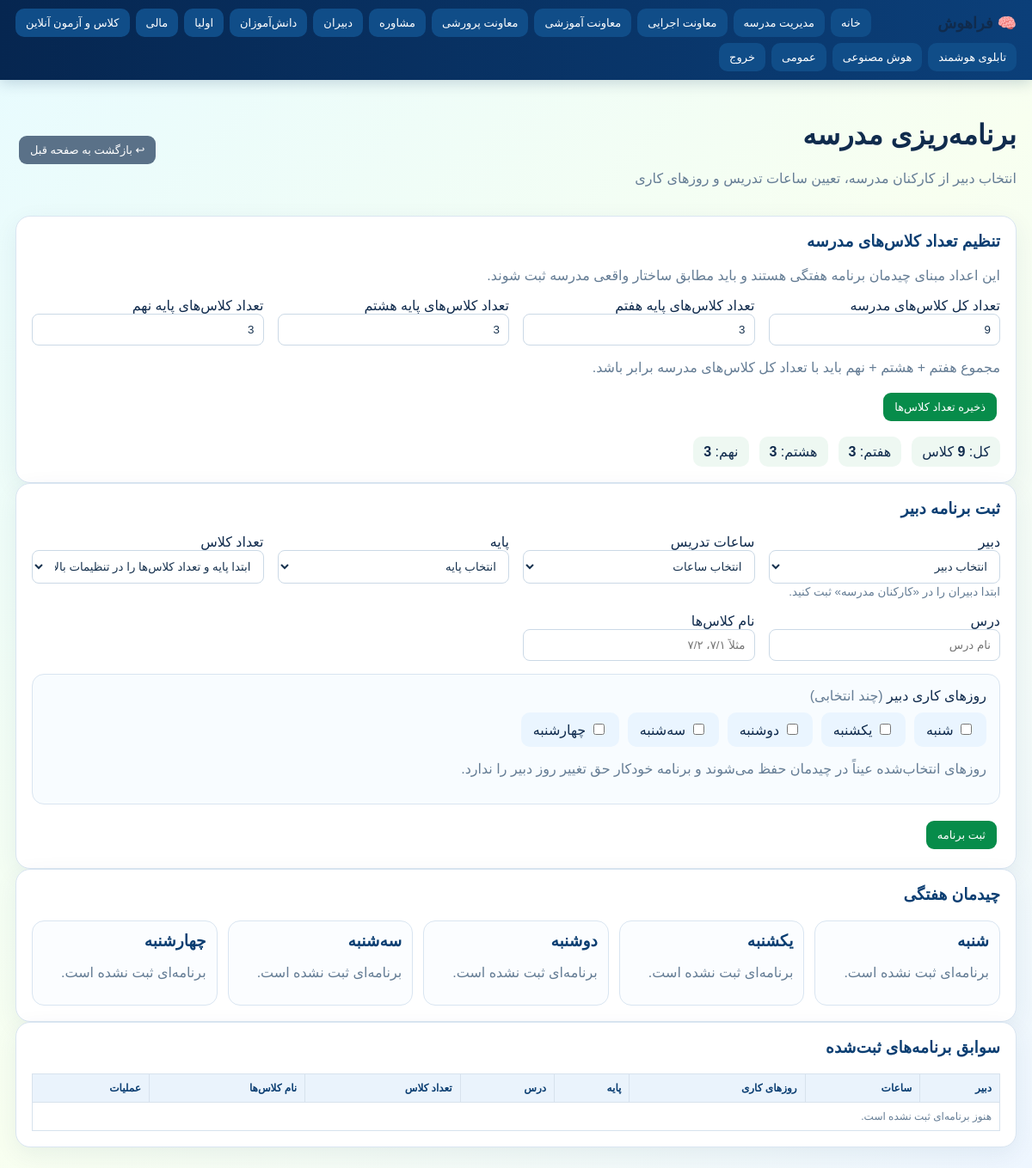
/module/school_planning (signed in), run on the app's committed database.
### tables this page shows
CREATE TABLE school_class_config (id INTEGER PRIMARY KEY CHECK(id=1), total_classes INTEGER NOT NULL DEFAULT 0, grade7_classes INTEGER NOT NULL DEFAULT 0, grade8_classes INTEGER NOT NULL DEFAULT 0, grade9_classes INTEGER NOT NULL DEFAULT 0, updated_at TEXT DEFAULT CURRENT_TIMESTAMP);

### app.py (the view, shortened to what this page needs)
@app.route('/module/<slug>',methods=['GET','POST'])
@login_required
def module(slug):
    found=None; group=None
    for g,items in GROUPS.items():
        for item in items:
            if item[1]==slug:
                found=item; group=g; break
        if found: break
    if not found:
        return 'ماژول یافت نشد',404
    title,_,table,actions=found
    if slug == 'school_planning':
        c=None
        try:
            c=db()
            class_config=dict(c.execute('SELECT * FROM school_class_config WHERE id=1').fetchone())
            teachers=[dict(r) for r in c.execute('SELECT id,first_name,last_name,national_code FROM staff ORDER BY last_name,first_name').fetchall()]
            rows=[dict(r) for r in c.execute('SELECT * FROM weekly_schedule ORDER BY id DESC').fetchall()]
            layout=[]
            day_order=['شنبه','یکشنبه','دوشنبه','سه‌شنبه','چهارشنبه']
            for day in day_order:
                day_rows=[]
                for r in rows:
                    if day in (r.get('weekdays') or '').replace('،',',').split(','):
                        rr=dict(r); rr['day']=day; day_rows.append(rr)
                layout.append((day,day_rows))
            return render_template('weekly_schedule.html',title=title,group=group,rows=rows,teachers=teachers,layout=layout,actions=actions,class_config=class_config,back_url=safe_back_url(url_for('group_page',group=group)))
        except Exception as exc:
            if c:
                try:c.rollback()
                except:pass
            return render_template('error.html',message='خطای برنامه‌ریزی مدرسه',detail=str(exc)),500
        finally:
            if c:
                try:c.close()
                except:pass

### app.py (called while the page is built)
def _snake_fa(s):
    parts=[p for p in re.split(r'[_\-\s]+', str(s)) if p]
    return ' '.join(TOKEN_LABELS.get(p.lower(), p) for p in parts)

def fa_label(value):
    if value is None: return ''
    s=str(value)
    if s in PERSIAN_LABELS: return PERSIAN_LABELS[s]
    if s in TABLE_LABELS: return TABLE_LABELS[s]
    if s in COLUMN_LABELS: return COLUMN_LABELS[s]
    return _snake_fa(s)

@app.context_processor
def inject_frahoosh_globals():
    return {'groups': GROUPS, 'fa_label': fa_label, 'fa_action': fa_action, 'school_name': SCHOOL_NAME, 'academic_year': ACADEMIC_YEAR, 'app_name': APP_NAME, 'system_title': SYSTEM_TITLE, 'support_title': SUPPORT_TITLE, 'support_phones': SUPPORT_PHONES}

def db():
    c=sqlite3.connect(DB); c.row_factory=sqlite3.Row; return c

def safe_back_url(default='/dashboard'):
    ref=request.referrer or ''
    return ref if ref.startswith('/') else default

def login_required(f):
    @wraps(f)
    def w(*a,**kw):
        if 'user_id' not in session: return redirect(url_for('login'))
        return f(*a,**kw)
    return w

### templates/weekly_schedule.html (shortened to what this page needs)
{% extends 'base.html' %}{% block content %}
<div class="page-head"><div><h1>برنامه‌ریزی مدرسه</h1><p class="muted">انتخاب دبیر از کارکنان مدرسه، تعیین ساعات تدریس و روزهای کاری</p></div><a class="btn back" href="{{back_url}}">↩ بازگشت به صفحه قبل</a></div>
<div class="card">
<h3>تنظیم تعداد کلاس‌های مدرسه</h3>
<p class="muted">این اعداد مبنای چیدمان برنامه هفتگی هستند و باید مطابق ساختار واقعی مدرسه ثبت شوند.</p>
<form method="post"><input type="hidden" name="_action" value="save_class_config"><div class="grid">
<div><label>تعداد کل کلاس‌های مدرسه</label><input class="input" type="number" min="0" name="total_classes" value="{{class_config.total_classes}}" required></div>
<div><label>تعداد کلاس‌های پایه هفتم</label><input class="input" type="number" min="0" name="grade7_classes" value="{{class_config.grade7_classes}}" required></div>
<div><label>تعداد کلاس‌های پایه هشتم</label><input class="input" type="number" min="0" name="grade8_classes" value="{{class_config.grade8_classes}}" required></div>
<div><label>تعداد کلاس‌های پایه نهم</label><input class="input" type="number" min="0" name="grade9_classes" value="{{class_config.grade9_classes}}" required></div>
</div><p class="muted">مجموع هفتم + هشتم + نهم باید با تعداد کل کلاس‌های مدرسه برابر باشد.</p><button class="btn ok" type="submit">ذخیره تعداد کلاس‌ها</button></form>
<div class="capacity-summary"><span>کل: <b>{{class_config.total_classes}}</b> کلاس</span><span>هفتم: <b>{{class_config.grade7_classes}}</b></span><span>هشتم: <b>{{class_config.grade8_classes}}</b></span><span>نهم: <b>{{class_config.grade9_classes}}</b></span></div>
</div>
<div class="card"><h3>ثبت برنامه دبیر</h3><form method="post"><input type="hidden" name="_action" value="save"><div class="grid">
<div><label>دبیر</label><select class="input" name="teacher_id" required><option value="">انتخاب دبیر</option></select>{% if not teachers %}<small class="muted">ابتدا دبیران را در «کارکنان مدرسه» ثبت کنید.</small>{% endif %}</div>
<div><label>ساعات تدریس</label><select class="input" name="hours" required><option value="">انتخاب ساعات</option></select></div>
<div><label>پایه</label><select class="input" name="grade" id="planning-grade"><option value="">انتخاب پایه</option><option value="هفتم">هفتم</option><option value="هشتم">هشتم</option><option value="نهم">نهم</option></select></div>
<div><label>تعداد کلاس</label><select class="input" name="class_count" id="planning-class-count"><option value="1">۱</option></select></div>
<div><label>درس</label><input class="input" name="subject" placeholder="نام درس"></div>
<div><label>نام کلاس‌ها</label><input class="input" name="class_names" placeholder="مثلاً ۷/۱، ۷/۲"></div>
</div><div class="day-box"><label>روزهای کاری دبیر <span class="muted">(چند انتخابی)</span></label><div class="days">{% for d in ['شنبه','یکشنبه','دوشنبه','سه‌شنبه','چهارشنبه'] %}<label class="day"><input type="checkbox" name="weekdays" value="{{d}}"> {{d}}</label>{% endfor %}</div><p class="muted">روزهای انتخاب‌شده عیناً در چیدمان حفظ می‌شوند و برنامه خودکار حق تغییر روز دبیر را ندارد.</p></div><button class="btn ok" type="submit">ثبت برنامه</button></form></div>
<div class="card"><h3>چیدمان هفتگی</h3><div class="week-grid">{% for day,items in layout %}<section class="day-card"><h3>{{day}}</h3>{% if items %}{% for r in items %}<div class="schedule-item"><strong>{{r.teacher}}</strong><span>{{r.subject or 'بدون درس'}}</span><span>{{r.hours|int}} ساعت · پایه {{r.grade or '—'}} · {{r.class_count}} کلاس</span></div>{% endfor %}{% else %}<p class="muted">برنامه‌ای ثبت نشده است.</p>{% endif %}</section>{% endfor %}</div></div>
<div class="card"><h3>سوابق برنامه‌های ثبت‌شده</h3><div class="tablewrap"><table class="tbl"><tr><th>دبیر</th><th>ساعات</th><th>روزهای کاری</th><th>پایه</th><th>درس</th><th>تعداد کلاس</th><th>نام کلاس‌ها</th><th>عملیات</th></tr>{% for r in rows %}<tr><td>{{r.teacher}}</td><td>{{r.hours|int}} ساعت</td><td>{{r.weekdays}}</td><td>{{r.grade}}</td><td>{{r.subject}}</td><td>{{r.class_count}}</td><td>{{r.class_names}}</td><td><form method="post"><input type="hidden" name="_action" value="delete"><input type="hidden" name="id" value="{{r.id}}"><button class="btn danger" type="submit" onclick="return confirm('این ردیف حذف شود؟')">حذف</button></form></td></tr>{% else %}<tr><td colspan="8" class="muted">هنوز برنامه‌ای ثبت نشده است.</td></tr>{% endfor %}</table></div></div>
{% endblock %}

### templates/base.html (style rules this page uses)
:root { --navy:#082b57;--blue:#0b63c9;--green:#079447;--ink:#102b4d;--soft:#f4f9ff;--line:#d9e5f1 }
* { box-sizing:border-box }
body { margin:0;font-family:Tahoma,"Vazirmatn",Arial,sans-serif;background:linear-gradient(135deg,#e7fbff,#f8fff0 52%,#eef6ff);color:var(--ink) }
a { text-decoration:none;color:inherit }
.grid { display:grid;grid-template-columns:repeat(auto-fit,minmax(260px,1fr));gap:16px }
.card { background:#fff;border:1px solid var(--line);border-radius:17px;padding:18px;box-shadow:0 8px 28px #0a3b6512 }
.card h3 { margin-top:0;color:#0b3e72 }
.muted { color:#657d95 }
.btn { display:inline-block;background:#1264a4;color:#fff;padding:9px 13px;border-radius:9px;margin:4px;font-size:13px;border:0;cursor:pointer }
.btn.ok { background:#078c4a }
.btn.back { background:#5a7188 }
.tablewrap { overflow:auto }
.tbl { width:100%;border-collapse:collapse;font-size:12px;background:#fff;table-layout:auto }
.tbl th,.tbl td { padding:10px 9px;border-bottom:1px solid var(--line);text-align:right;vertical-align:middle;white-space:normal }
.tbl th { background:#eef6ff;color:#0b3e72;font-weight:800 }
.tbl th,.tbl td { border:1px solid #d7e2ed;padding:9px;text-align:right;white-space:nowrap }
.tbl th { background:#eaf3fc;color:#0b3e72 }
.input { width:100%;background:#fff;border:1px solid #cbd9e6;color:#17324f;padding:10px;border-radius:8px }
.page-head { display:flex;align-items:center;gap:12px;justify-content:space-between;margin-bottom:18px }

### templates/weekly_schedule.html (style rules this page uses)
.capacity-summary { display:flex;gap:12px;flex-wrap:wrap;margin-top:14px }
.capacity-summary span { background:#eef8f2;padding:8px 12px;border-radius:10px }
.day-box { margin:15px 0;padding:15px;border:1px solid #d9e5f1;border-radius:14px;background:#f8fcff }
.days { display:flex;gap:10px;flex-wrap:wrap;margin-top:10px }
.day { background:#eaf5ff;padding:10px 14px;border-radius:10px }
.week-grid { display:grid;grid-template-columns:repeat(5,1fr);gap:12px }
.day-card { border:1px solid #d9e5f1;border-radius:14px;padding:12px;background:#fbfdff }
.day-card h3 { margin:0 0 10px }

### data on the page
school_class_config: total_classes "9", grade7_classes "3", grade8_classes "3", grade9_classes "3"

### other printed values
{{ fa_label(g) }} "مدیریت مدرسه" "معاونت اجرایی" "معاونت آموزشی" "معاونت پرورشی" "مشاوره" "دبیران" "دانش‌آموزان" "اولیا" "مالی" "کلاس و آزمون آنلاین" "تابلوی هوشمند" "هوش مصنوعی" "عمومی"
{{ d }} "شنبه" "یکشنبه" "دوشنبه" "سه‌شنبه" "چهارشنبه"
{{ day }} "شنبه" "یکشنبه" "دوشنبه" "سه‌شنبه" "چهارشنبه"
